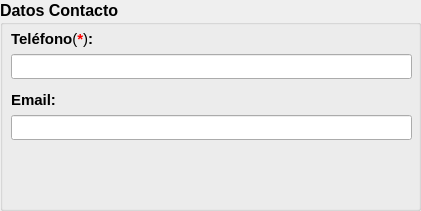
     <widget class="QGroupBox" name="groupBox_datosContacto_3">
      <property name="geometry">
       <rect>
        <x>10</x>
        <y>320</y>
        <width>421</width>
        <height>211</height>
       </rect>
      </property>
      <property name="minimumSize">
       <size>
        <width>421</width>
        <height>211</height>
       </size>
      </property>
      <property name="maximumSize">
       <size>
        <width>421</width>
        <height>225</height>
       </size>
      </property>
      <property name="font">
       <font>
        <pointsize>12</pointsize>
        <weight>75</weight>
        <bold>true</bold>
       </font>
      </property>
      <property name="cursor">
       <cursorShape>ArrowCursor</cursorShape>
      </property>
      <property name="autoFillBackground">
       <bool>false</bool>
      </property>
      <property name="title">
       <string>Datos Contacto</string>
      </property>
      <widget class="QLabel" name="label_tel_3">
       <property name="geometry">
        <rect>
         <x>11</x>
         <y>30</y>
         <width>92</width>
         <height>18</height>
        </rect>
       </property>
       <property name="font">
        <font>
         <pointsize>11</pointsize>
         <weight>75</weight>
         <bold>true</bold>
         <underline>false</underline>
        </font>
       </property>
       <property name="text">
        <string>&lt;html&gt;&lt;head/&gt;&lt;body&gt;&lt;p&gt;Teléfono&lt;span style=&quot; font-weight:400;&quot;&gt;(&lt;/span&gt;&lt;span style=&quot; color:#ff0000;&quot;&gt;*&lt;/span&gt;&lt;span style=&quot; font-weight:400;&quot;&gt;)&lt;/span&gt;:&lt;/p&gt;&lt;/body&gt;&lt;/html&gt;</string>
       </property>
      </widget>
      <widget class="QLineEdit" name="show_tel_2">
       <property name="geometry">
        <rect>
         <x>11</x>
         <y>54</y>
         <width>401</width>
         <height>25</height>
        </rect>
       </property>
       <property name="font">
        <font>
         <pointsize>12</pointsize>
         <weight>50</weight>
         <bold>false</bold>
        </font>
       </property>
       <property name="text">
        <string/>
       </property>
       <property name="maxLength">
        <number>40</number>
       </property>
       <property name="alignment">
        <set>Qt::AlignCenter</set>
       </property>
      </widget>
      <widget class="QLabel" name="label_email_3">
       <property name="geometry">
        <rect>
         <x>11</x>
         <y>91</y>
         <width>46</width>
         <height>18</height>
        </rect>
       </property>
       <property name="font">
        <font>
         <pointsize>11</pointsize>
         <weight>75</weight>
         <bold>true</bold>
         <underline>false</underline>
        </font>
       </property>
       <property name="text">
        <string>Email:</string>
       </property>
      </widget>
      <widget class="QLineEdit" name="show_email_2">
       <property name="geometry">
        <rect>
         <x>11</x>
         <y>115</y>
         <width>401</width>
         <height>25</height>
        </rect>
       </property>
       <property name="font">
        <font>
         <pointsize>12</pointsize>
         <weight>50</weight>
         <bold>false</bold>
        </font>
       </property>
       <property name="text">
        <string/>
       </property>
       <property name="maxLength">
        <number>40</number>
       </property>
       <property name="alignment">
        <set>Qt::AlignCenter</set>
       </property>
      </widget>
     </widget>
